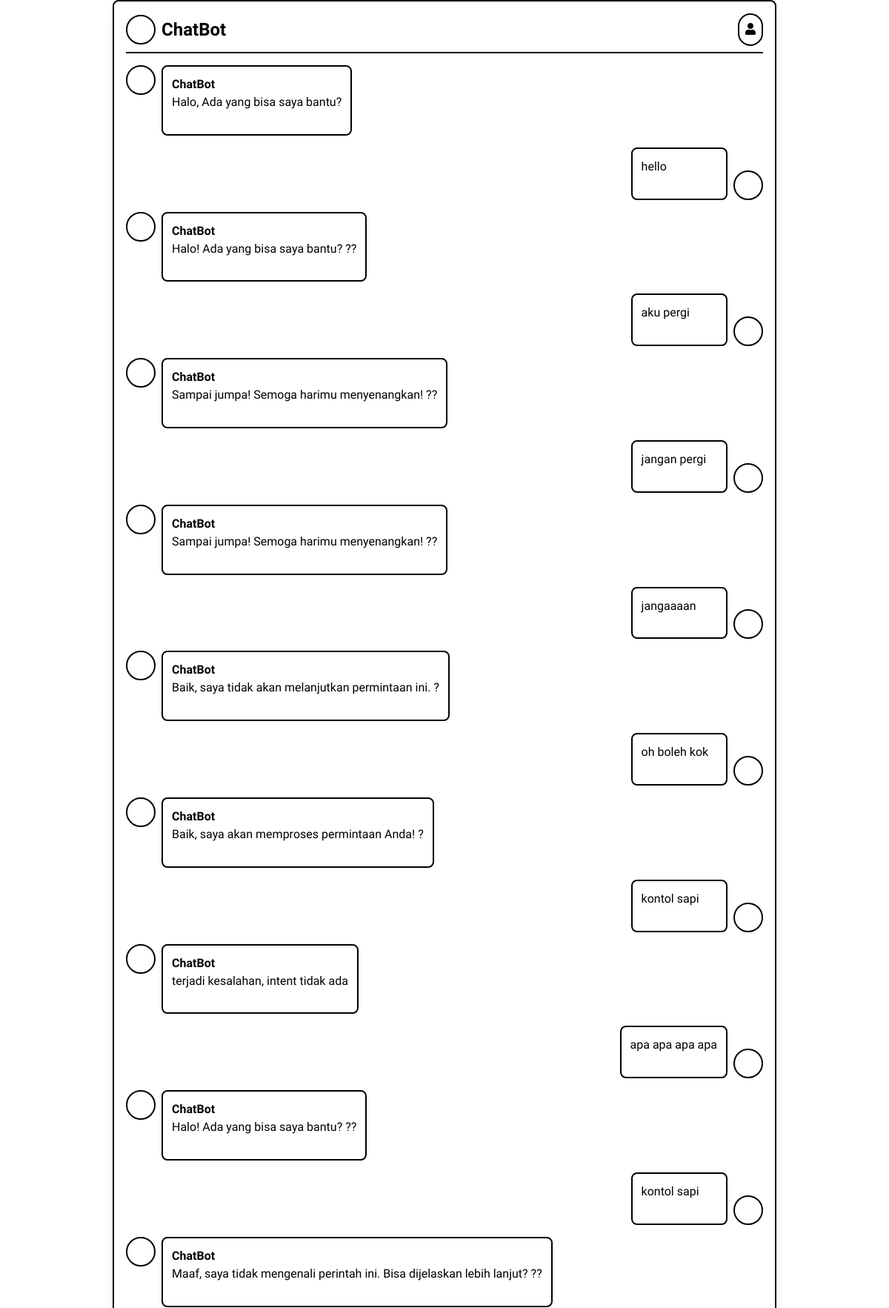
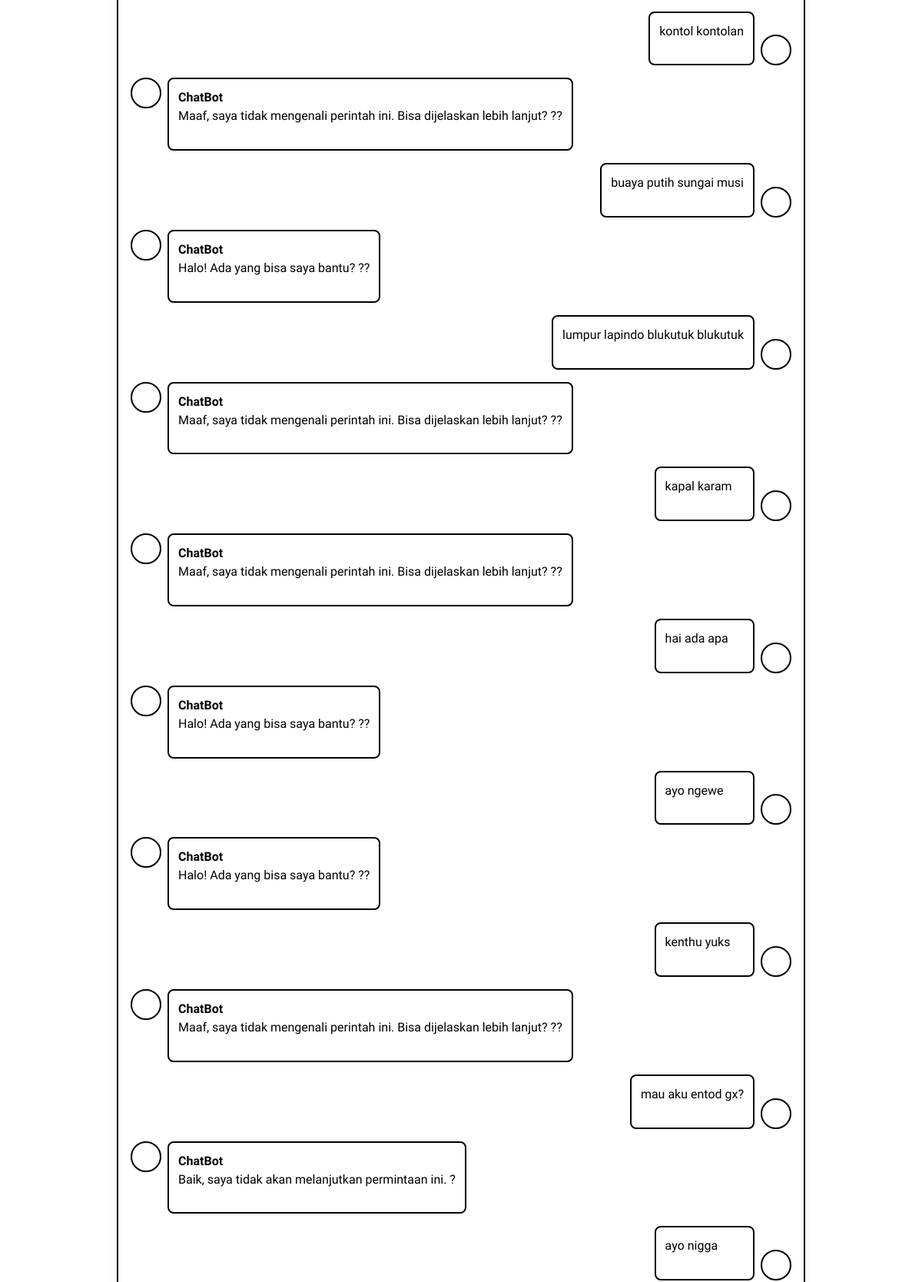
The page /index.php/chat2 (upper part) on the database its author committed (2 pictures, top to bottom).
### tables this page shows
CREATE TABLE `chats2` (
  `id` int(20) NOT NULL,
  `user_message` text DEFAULT NULL,
  `bot_response` text DEFAULT NULL,
  `timestamp` timestamp NOT NULL DEFAULT current_timestamp() ON UPDATE current_timestamp()
);

### application/controllers/chat2.php (called while the page is built, shortened)
<?php
class Chat2 extends CI_Controller
{
	public function __construct()
	{
		$this->load->model('Chat_model', 'chatModel');
	}
	public function index()
	{
		$data['active_controller'] = 'chat2';
		$data['chats'] = $this->chatModel->getChatHistory('chats2');
		$this->load->view('chatForm', $data);
	}
}

### index.php (called while the page is built, shortened)
<?php
require_once BASEPATH.'core/CodeIgniter.php';

### application/models/chat_model.php (called while the page is built, shortened)
<?php
class Chat_model extends CI_Model
{
    public function getChatHistory($table)
    {
        $this->db->order_by('timestamp', 'ASC');
        return $this->db->get($table)->result_array();
    }
}

### application/views/chatForm.php (the view, shortened to what this page needs)
<!DOCTYPE html>
<html lang="en">
<head>
    <script src="https://cdn.tailwindcss.com"></script>
    <link rel="stylesheet" href="https://cdnjs.cloudflare.com/ajax/libs/font-awesome/5.15.3/css/all.min.css">
	<link href="<?php echo base_url(); ?>assets/css/main.css" rel="stylesheet">
</head>
<body class="bg-white h-screen flex items-center justify-center">
    <div class="bg-white w-full max-w-4xl rounded-lg shadow-lg p-4 flex flex-col h-full border-2 border-black">
        <div class="flex justify-between items-center mb-4 pb-2 border-b-2 border-black">
            <div class="flex items-center">
                <div class="w-10 h-10 border-2 border-black rounded-full mr-2"></div>
                <h1 class="text-2xl font-bold">ChatBot</h1>
            </div>
            <div class="flex items-center space-x-4">
                <div class="profile-dropdown">
                    <button class="bg-white border-2 border-black rounded-full p-2">
                        <i class="fas fa-user"></i>
                    </button>
                </div>
            </div>
        </div>
        <div class="flex flex-col space-y-4 flex-grow overflow-y-auto" id="chat-container">
            <div class="flex items-start space-x-2 message-container">
                <div class="w-10 h-10 rounded-full border-2 border-black flex-shrink-0"></div>
                <div class="bg-white p-3 rounded-lg border-2 border-black">
                    <p class="font-bold">ChatBot</p>
                    <p>Halo, Ada yang bisa saya bantu?</p>
                </div>
            </div>
            <?php foreach ($chats as $chat): ?>
                <div class="flex items-end justify-end space-x-2 message-container">
                    <div class="bg-white p-3 rounded-lg border-2 border-black">
                        <p><?= $chat['user_message'] ?></p>
                    </div>
                    <div class="w-10 h-10 rounded-full border-2 border-black flex-shrink-0"></div>
                </div>
                <div class="flex items-start space-x-2 message-container">
                    <div class="w-10 h-10 rounded-full border-2 border-black flex-shrink-0"></div>
                    <div class="bg-white p-3 rounded-lg border-2 border-black">
                        <p class="font-bold">ChatBot</p>
                        <p><?= $chat['bot_response'] ?></p>
                    </div>
                </div>
            <?php endforeach; ?>
        </div>
    </div>
</body>
</html>

### assets/css/main.css (style rules this page uses)
body { font-family: 'Patrick Hand', cursive; }
#chat-container { height: 70vh; }
.profile-dropdown { position: relative; display: inline-block; }

### rows shown on the page
chats2: user_message "hello", bot_response "Halo! Ada yang bisa saya bantu? ??"
chats2: user_message "aku pergi", bot_response "Sampai jumpa! Semoga harimu menyenangkan! ??"
chats2: user_message "jangan pergi", bot_response "Sampai jumpa! Semoga harimu menyenangkan! ??"
chats2: user_message "jangaaaan", bot_response "Baik, saya tidak akan melanjutkan permintaan ini. ?"
chats2: user_message "oh boleh kok", bot_response "Baik, saya akan memproses permintaan Anda! ?"
chats2: user_message "kontol sapi", bot_response "terjadi kesalahan, intent tidak ada"
chats2: user_message "apa apa apa apa", bot_response "Halo! Ada yang bisa saya bantu? ??"
chats2: user_message "kontol sapi", bot_response "Maaf, saya tidak mengenali perintah ini. Bisa dijelaskan lebih lanjut? ??"
chats2: user_message "kontol kontolan", bot_response "Maaf, saya tidak mengenali perintah ini. Bisa dijelaskan lebih lanjut? ??"
chats2: user_message "buaya putih sungai musi", bot_response "Halo! Ada yang bisa saya bantu? ??"
chats2: user_message "lumpur lapindo blukutuk blukutuk", bot_response "Maaf, saya tidak mengenali perintah ini. Bisa dijelaskan lebih lanjut? ??"
chats2: user_message "kapal karam", bot_response "Maaf, saya tidak mengenali perintah ini. Bisa dijelaskan lebih lanjut? ??"
chats2: user_message "hai ada apa", bot_response "Halo! Ada yang bisa saya bantu? ??"
chats2: user_message "ayo ngewe", bot_response "Halo! Ada yang bisa saya bantu? ??"
chats2: user_message "kenthu yuks", bot_response "Maaf, saya tidak mengenali perintah ini. Bisa dijelaskan lebih lanjut? ??"
chats2: user_message "mau aku entod gx?", bot_response "Baik, saya tidak akan melanjutkan permintaan ini. ?"
chats2: user_message "ayo nigga"
